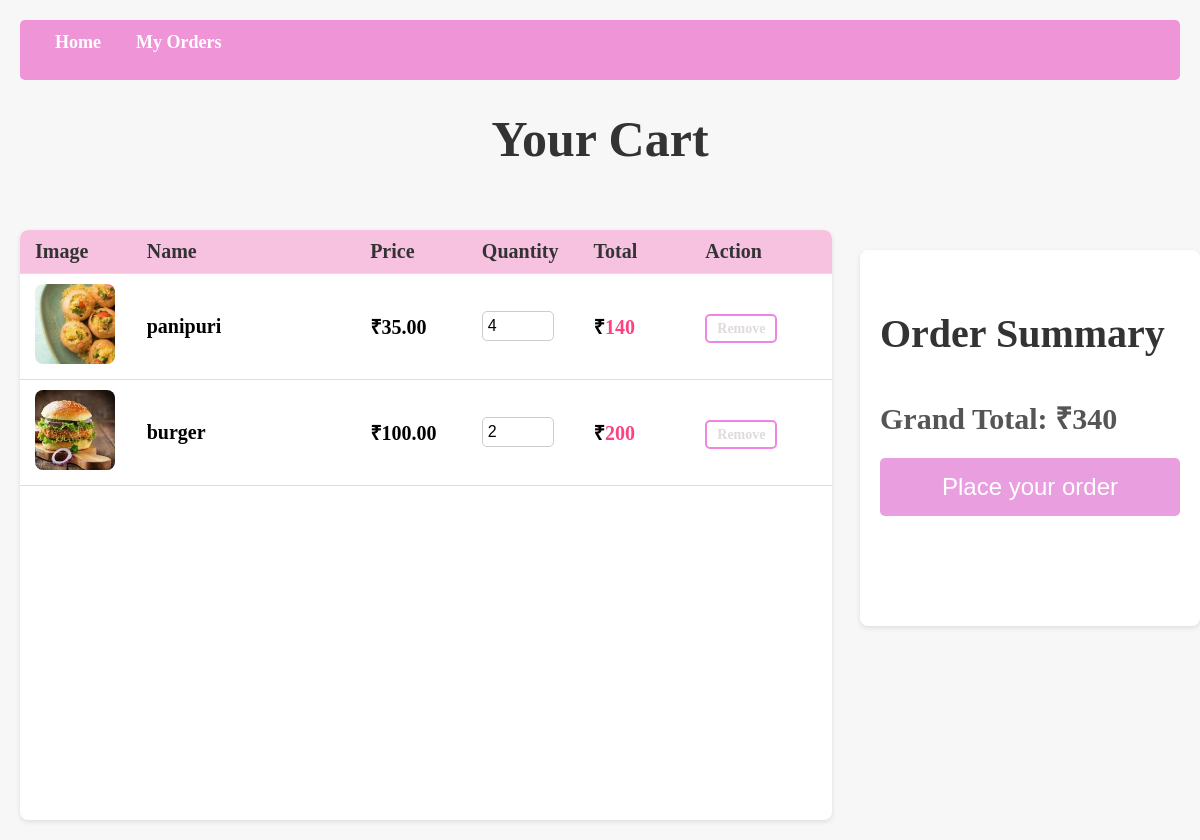
/components/cart.php (signed in), run on the app's committed database.
### tables this page shows
CREATE TABLE `cart` (
  `id` int(11) NOT NULL,
  `user_id` int(11) NOT NULL,
  `product_id` int(11) NOT NULL,
  `name` varchar(255) DEFAULT NULL,
  `price` decimal(10,2) DEFAULT NULL,
  `image` varchar(255) DEFAULT NULL,
  `quantity` int(11) DEFAULT 1
);

### components/cart.php (the view, shortened to what this page needs)
<?php
include '../db.php';
$user_id = $_SESSION['id'] ?? null;
?>
<!DOCTYPE html>
<html lang="en">
<head>
</head>
<body>
<div class="navbar">
    <div class="nav-links">
        <a href="index.php">Home</a>
        <a href="my_orders.php">My Orders</a>
    </div>
</div>
<h2>Your Cart</h2>
<div class="cart-wrapper">
    <div class="cart-container">
        <?php
        $grand_total = 0;
        $stmt = $conn->prepare("SELECT * FROM cart WHERE user_id = ?");
        $stmt->bind_param("i", $user_id);
        $stmt->execute();
        $result = $stmt->get_result();
        if ($result->num_rows > 0) {
            echo '<div class="cart-item-header">
                    <div>Image</div>
                    <div>Name</div>
                    <div>Price</div>
                    <div>Quantity</div>
                    <div>Total</div>
                    <div>Action</div>
                  </div>';
            while ($item = $result->fetch_assoc()) {
                $item_total = $item['price'] * $item['quantity'];
                $grand_total += $item_total;
        ?>
            <div class="cart-item unified">
                <div><img src="../<?php echo $item['image']; ?>" alt="<?php echo $item['name']; ?>"></div>
                <div><?php echo $item['name']; ?></div>
                <div>₹<?php echo $item['price']; ?></div>
                <div>
                    <input type="number"
                           class="quantity-input"
                           data-id="<?php echo $item['product_id']; ?>"
                           value="<?php echo $item['quantity']; ?>"
                           min="1">
                </div>
                <div>₹<span class="item-total" id="item-total-<?php echo $item['product_id']; ?>"><?php echo $item_total; ?></span></div>
                <div><a href="cart.php?remove=<?php echo $item['product_id']; ?>" class="remove-btn">Remove</a></div>
            </div>
        <?php
            }
        } else {
            echo "<p style='padding: 20px;'>Your cart is empty.</p>";
        }
        ?>
    </div>
    <?php if ($grand_total > 0) { ?>
    <div class="summary">
        <h3>Order Summary</h3>
        <p>Grand Total: ₹<span id="grand-total"><?php echo $grand_total; ?></span></p>
        <form action="checkout.php" method="GET">
            <button type="submit" class="place-order">Place your order</button>
        </form>
    </div>
    <?php } ?>
</div>
</body>
</html>

### components/cart.php (style rules this page uses)
body { font-size:20px; font-family: 'Times New Roman', Times, serif; font-weight:bold; margin: 0; padding: 20px; background-color: #f7f7f7; display: flex; flex-direction: column; min-height: 100vh; }
.navbar { height: 40px; border-radius: 5px; background-color: rgb(238, 148, 215); padding: 10px 20px; text-align: left; color: white; }
.nav-links a { text-decoration: none; color: white; font-weight: bold; margin: 0 15px; font-size: 18px; display: inline-block; }
h2 { font-size: 2.5em; color: #333; text-align: center; margin-top: 30px; }
.cart-wrapper { display: flex; justify-content: space-between; margin-top: 20px; flex-grow: 1; }
.cart-container { width: 70%; margin-right: 20px; background-color: #fff; border-radius: 8px; overflow: hidden; box-shadow: 0 2px 5px rgba(0, 0, 0, 0.1); }
.cart-item-header, .cart-item.unified { display: grid; grid-template-columns: 1fr 2fr 1fr 1fr 1fr 1fr; align-items: center; padding: 10px 15px; border-bottom: 1px solid #ddd; }
.cart-item-header { font-weight: bold; background-color: #f7c1e0; color: #333; border-radius: 8px 8px 0 0; }
.cart-item.unified img { width: 80px; height: 80px; object-fit: cover; border-radius: 8px; }
.quantity-input { width: 60px; padding: 5px; font-size: 16px; border-radius: 5px; border: 1px solid #ccc; }
.item-total { font-weight: bold; color: #ff4081; }
.remove-btn { text-decoration: none; color: rgb(223, 218, 221); font-weight: bold; padding: 5px 10px; background-color: #fff; border: 2px solid rgb(240, 133, 231); border-radius: 5px; font-size: 14px; }
.summary { height: 40%; width: 25%; background-color: #fff; padding: 20px; border-radius: 8px; box-shadow: 0 2px 5px rgba(0, 0, 0, 0.1); position: fixed; margin-top: 20px; margin-left: 70%; }
.summary h3 { font-size: 2em; color: #333; }
.summary p { font-size: 1.5em; color: #555; margin-bottom: 20px; }
.place-order { width: 100%; padding: 15px; font-size: 1.2em; color: white; background-color: rgb(233, 159, 223); border: none; border-radius: 5px; cursor: pointer; }

### data on the page
cart: image+name (picture), name "panipuri", price "35.00", quantity "4", item_total "140"
cart: image+name (picture), name "burger", price "100.00", quantity "2", item_total "200"

### other printed values
$grand_total "340"
